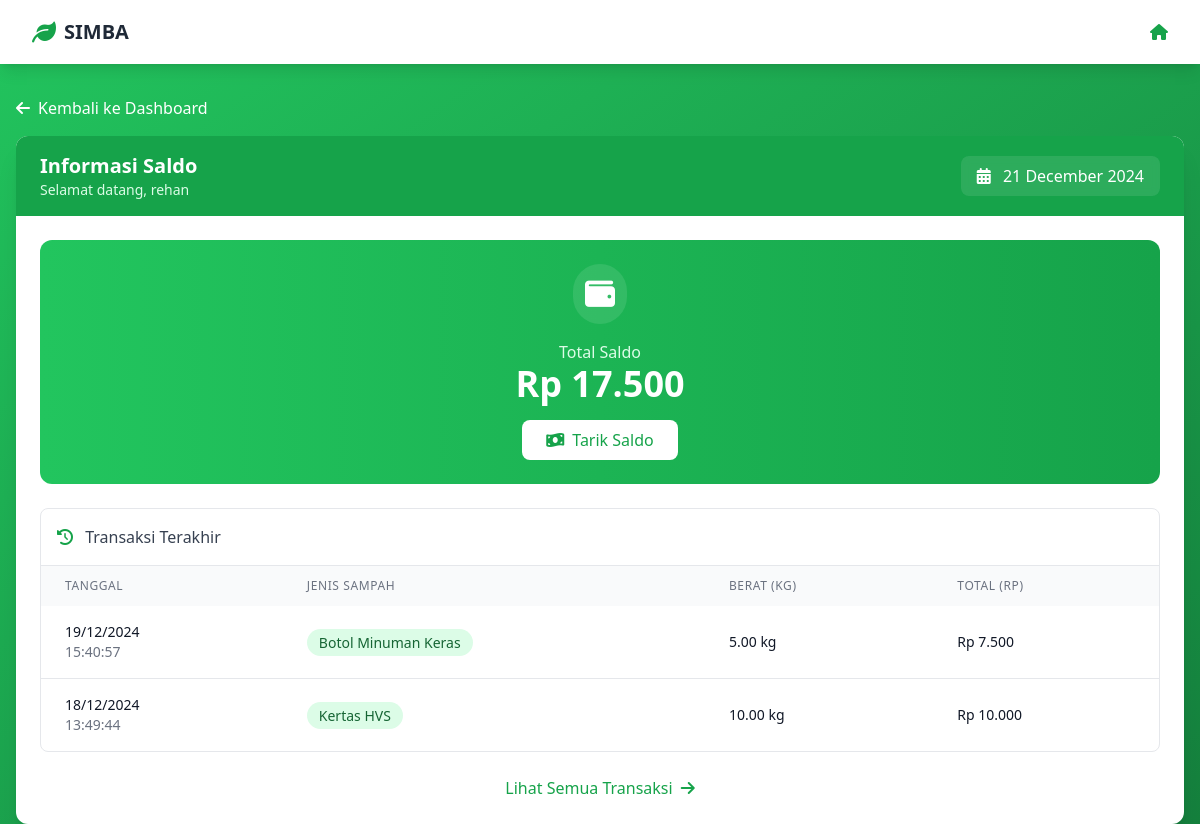
The app's page /bank_sampah/saldo.php (signed in) with its own data.
### tables this page shows
CREATE TABLE `nasabah` (
  `id` int(11) NOT NULL,
  `nama` varchar(100) NOT NULL,
  `alamat` text NOT NULL,
  `telepon` varchar(15) NOT NULL,
  `saldo` decimal(10,2) DEFAULT 0.00,
  `username` varchar(50) NOT NULL,
  `password` varchar(255) NOT NULL
);

CREATE TABLE `transaksi` (
  `id` int(11) NOT NULL,
  `tanggal` datetime NOT NULL,
  `idNasabah` int(11) DEFAULT NULL,
  `idSampah` int(11) DEFAULT NULL,
  `berat` decimal(10,2) DEFAULT NULL,
  `total` decimal(10,2) DEFAULT NULL
);

CREATE TABLE `sampah` (
  `id` int(11) NOT NULL,
  `jenis` varchar(100) NOT NULL,
  `harga` decimal(10,2) NOT NULL,
  `kategori` varchar(255) DEFAULT NULL
);

### bank_sampah/saldo.php (the view, shortened to what this page needs)
<?php
require_once 'config.php';
$user_id = $_SESSION['user_id'];
$stmt = $conn->prepare("SELECT saldo, nama FROM nasabah WHERE id = ?");
$stmt->bind_param("i", $user_id);
$stmt->execute();
$user = $stmt->get_result()->fetch_assoc();
$stmt = $conn->prepare("SELECT t.*, s.jenis as jenis_sampah
                       FROM transaksi t
                       JOIN sampah s ON t.idSampah = s.id
                       WHERE t.idNasabah = ?
                       ORDER BY t.tanggal DESC LIMIT 5");
$stmt->bind_param("i", $user_id);
$stmt->execute();
$result_transaksi = $stmt->get_result();
?>
<!DOCTYPE html>
<html lang="id">
<head>
    <script src="https://cdn.tailwindcss.com"></script>
    <link href="https://cdnjs.cloudflare.com/ajax/libs/font-awesome/6.0.0/css/all.min.css" rel="stylesheet">
</head>
<body class="bg-gradient-to-br from-green-500 to-green-700 min-h-screen">
    <nav class="bg-white shadow-lg">
        <div class="max-w-7xl mx-auto px-4 sm:px-6 lg:px-8">
            <div class="flex justify-between h-16">
                <div class="flex items-center">
                    <i class="fas fa-leaf text-green-600 text-2xl mr-2"></i>
                    <span class="text-xl font-semibold text-gray-800">SIMBA</span>
                </div>
                <div class="flex items-center space-x-4">
                  <a href="index.php" class="text-green-600 hover:text-green-700">
                        <i class="fas fa-home"></i>
                    </a>
                </div>
            </div>
        </div>
    </nav>
    <div class="max-w-7xl mx-auto mt-8 px-4">
        <div class="mb-4">
            <a href="index.php" class="inline-flex items-center text-white hover:text-green-100">
                <i class="fas fa-arrow-left mr-2"></i>
                Kembali ke Dashboard
            </a>
        </div>
        <div class="bg-white rounded-xl shadow-xl overflow-hidden">
            <div class="bg-green-600 text-white px-6 py-4">
                <div class="flex justify-between items-center">
                    <div>
                        <h2 class="text-xl font-semibold">Informasi Saldo</h2>
                        <p class="text-green-100 text-sm">Selamat datang, <?php echo htmlspecialchars($user['nama']); ?></p>
                    </div>
                    <div class="bg-white/10 px-4 py-2 rounded-lg backdrop-blur-sm">
                        <i class="fas fa-calendar-alt mr-2"></i>
                        <?php echo date('d F Y'); ?>
                    </div>
                </div>
            </div>
            <div class="p-6">
                <div class="bg-gradient-to-r from-green-500 to-green-600 rounded-xl p-6 text-white mb-6">
                    <div class="text-center space-y-4">
                        <div class="inline-block p-3 bg-white/10 rounded-full">
                            <i class="fas fa-wallet text-3xl"></i>
                        </div>
                        <div>
                            <p class="text-green-100">Total Saldo</p>
                            <h3 class="text-4xl font-bold">
                                Rp <?php echo number_format($user['saldo'], 0, ',', '.'); ?>
                            </h3>
                        </div>
                        <a href="dana.php"
                           class="inline-flex items-center px-6 py-2 bg-white text-green-600 rounded-lg hover:bg-green-50 transition-colors">
                            <i class="fas fa-money-bill-wave mr-2"></i>
                            Tarik Saldo
                        </a>
                    </div>
                </div>
                <div class="bg-white border border-gray-200 rounded-lg overflow-hidden">
                    <div class="p-4 border-b border-gray-200">
                        <h3 class="font-medium text-gray-700">
                            <i class="fas fa-history mr-2 text-green-600"></i>
                            Transaksi Terakhir
                        </h3>
                    </div>
                    <div class="overflow-x-auto">
                        <table class="w-full">
                            <thead class="bg-gray-50">
                                <tr>
                                    <th class="px-6 py-3 text-left text-xs font-medium text-gray-500 uppercase tracking-wider">Tanggal</th>
                                    <th class="px-6 py-3 text-left text-xs font-medium text-gray-500 uppercase tracking-wider">Jenis Sampah</th>
                                    <th class="px-6 py-3 text-left text-xs font-medium text-gray-500 uppercase tracking-wider">Berat (kg)</th>
                                    <th class="px-6 py-3 text-left text-xs font-medium text-gray-500 uppercase tracking-wider">Total (Rp)</th>
                                </tr>
                            </thead>
                            <tbody class="divide-y divide-gray-200">
                                <?php while($transaksi = $result_transaksi->fetch_assoc()): ?>
                                <tr class="hover:bg-gray-50 transition-colors">
                                    <td class="px-6 py-4 whitespace-nowrap">
                                        <div class="text-sm text-gray-900">
                                            <?php echo date('d/m/Y', strtotime($transaksi['tanggal'])); ?>
                                        </div>
                                        <div class="text-sm text-gray-500">
                                            <?php echo date('H:i:s', strtotime($transaksi['tanggal'])); ?>
                                        </div>
                                    </td>
                                    <td class="px-6 py-4 whitespace-nowrap">
                                        <span class="px-3 py-1 text-sm font-medium rounded-full bg-green-100 text-green-800">
                                            <?php echo htmlspecialchars($transaksi['jenis_sampah']); ?>
                                        </span>
                                    </td>
                                    <td class="px-6 py-4 whitespace-nowrap">
                                        <div class="text-sm text-gray-900">
                                            <?php echo number_format($transaksi['berat'], 2); ?> kg
                                        </div>
                                    </td>
                                    <td class="px-6 py-4 whitespace-nowrap">
                                        <div class="text-sm font-medium text-gray-900">
                                            Rp <?php echo number_format($transaksi['total'], 0, ',', '.'); ?>
                                        </div>
                                    </td>
                                </tr>
                                <?php endwhile; ?>
                            </tbody>
                        </table>
                    </div>
                </div>
                <div class="mt-6 text-center">
                    <a href="transaksi.php" class="inline-flex items-center text-green-600 hover:text-green-700">
                        <span>Lihat Semua Transaksi</span>
                        <i class="fas fa-arrow-right ml-2"></i>
                    </a>
                </div>
            </div>
        </div>
    </div>
</body>
</html>

### records on screen
nasabah: nama "rehan", saldo "17.500"
transaksi: tanggal "19/12/2024", tanggal "15:40:57", idSampah.jenis "Botol Minuman Keras", berat "5.00", total "7.500"
transaksi: tanggal "18/12/2024", tanggal "13:49:44", idSampah.jenis "Kertas HVS", berat "10.00", total "10.000"
